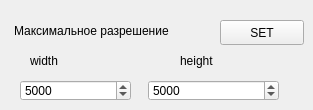
       <widget class="QWidget" name="tab_3">
        <attribute name="title">
         <string>Settings</string>
        </attribute>
        <widget class="QLabel" name="label_22">
         <property name="geometry">
          <rect>
           <x>14</x>
           <y>23</y>
           <width>201</width>
           <height>16</height>
          </rect>
         </property>
         <property name="text">
          <string>Максимальное разрешение</string>
         </property>
        </widget>
        <widget class="QSpinBox" name="resWidth">
         <property name="geometry">
          <rect>
           <x>20</x>
           <y>80</y>
           <width>111</width>
           <height>21</height>
          </rect>
         </property>
         <property name="minimumSize">
          <size>
           <width>100</width>
           <height>0</height>
          </size>
         </property>
         <property name="maximum">
          <number>10000</number>
         </property>
         <property name="value">
          <number>5000</number>
         </property>
        </widget>
        <widget class="QSpinBox" name="resHeight">
         <property name="geometry">
          <rect>
           <x>148</x>
           <y>80</y>
           <width>131</width>
           <height>21</height>
          </rect>
         </property>
         <property name="maximum">
          <number>10000</number>
         </property>
         <property name="value">
          <number>5000</number>
         </property>
        </widget>
        <widget class="QLabel" name="label_23">
         <property name="geometry">
          <rect>
           <x>30</x>
           <y>50</y>
           <width>51</width>
           <height>21</height>
          </rect>
         </property>
         <property name="text">
          <string>width</string>
         </property>
        </widget>
        <widget class="QLabel" name="label_24">
         <property name="geometry">
          <rect>
           <x>180</x>
           <y>50</y>
           <width>47</width>
           <height>21</height>
          </rect>
         </property>
         <property name="text">
          <string>height</string>
         </property>
        </widget>
        <widget class="QPushButton" name="setMaximumRes">
         <property name="geometry">
          <rect>
           <x>220</x>
           <y>20</y>
           <width>84</width>
           <height>25</height>
          </rect>
         </property>
         <property name="text">
          <string>SET</string>
         </property>
        </widget>
       </widget>
